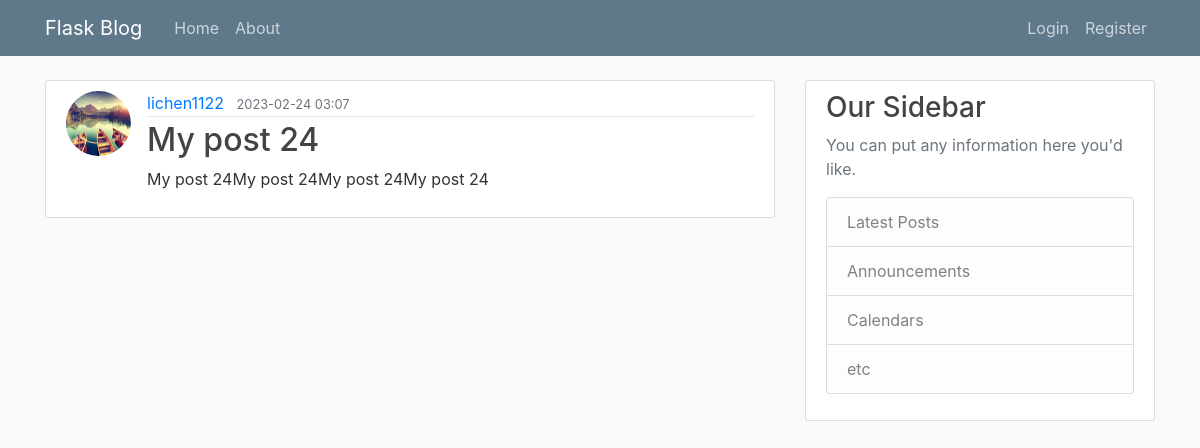
The page /post/25 on the database its author committed.
### flaskblog/models.py (models this page shows, shortened)
class User(db.Model, UserMixin):
    id = db.Column(db.Integer, primary_key = True )
    username = db.Column(db.String(20), unique=True, nullable=False)
    email = db.Column(db.String(120), unique=True, nullable=False)
    image_file = db.Column(db.String(20), nullable=False, default='default.jpg')
    password = db.Column(db.String(60), nullable=False)
    posts = db.relationship('Post', back_populates='author', lazy=True)

class Post(db.Model):
    id = db.Column(db.Integer, primary_key=True)
    title = db.Column(db.String(100), nullable=False)
    date_posted = db.Column(db.DateTime, nullable=False, default=datetime.utcnow())
    content = db.Column(db.Text, nullable=False)
    author_id = db.Column(db.Integer, db.ForeignKey("user.id"), nullable=False)
    author = db.relationship('User', back_populates='posts', lazy=True)

### flaskblog/posts/routes.py (the view)
@posts.route("/post/<int:post_id>", methods = ['GET', 'POST', 'PUT'])
def post(post_id):
    post = Post.query.get_or_404(post_id)
    return render_template('post.html', title=post.title, post=post, legend='new_post')

### flaskblog/templates/post.html (shortened to what this page needs)
{% extends "layout.html" %}
{% block content %}
    <article class="media content-section">
        <img class= "rounded-circle article-img" src="{{ url_for('static',filename='profile_pics/'+post.author.image_file) }}" alt="{{ post.author.username }}">
      <div class="media-body">
        <div class="article-metadata">
          <a class="mr-2" href="{{ url_for('users.user_posts', username=post.author.username) }}">{{ post.author.username }}</a>
          <small class="text-muted">{{ post.date_posted.strftime("%Y-%m-%d %H:%M") }}</small>
        </div>
        <h2 class="article-title">{{ post.title }}</h2>
        <p class="article-content">{{ post.content }}</p>
      </div>
    </article>
{% endblock content %}

### flaskblog/static/main.css (style rules this page uses)
body { background: #fafafa; color: #333333; margin-top: 5rem; }
h1, h2, h3, h4, h5, h6 { color: #444444; }
.content-section { background: #ffffff; padding: 10px 20px; border: 1px solid #dddddd; border-radius: 3px; margin-bottom: 20px; }
.article-title { color: #444444; }
.article-content { white-space: pre-line; }
.article-img { height: 65px; width: 65px; margin-right: 16px; }
.article-metadata { padding-bottom: 1px; margin-bottom: 4px; border-bottom: 1px solid #e3e3e3 }

### rows shown on the page
User: image_file (picture), author.username "lichen1122"
Post: date_posted "2023-02-24 03:07", title "My post 24", content "My post 24My post 24My post 24My post 24"
